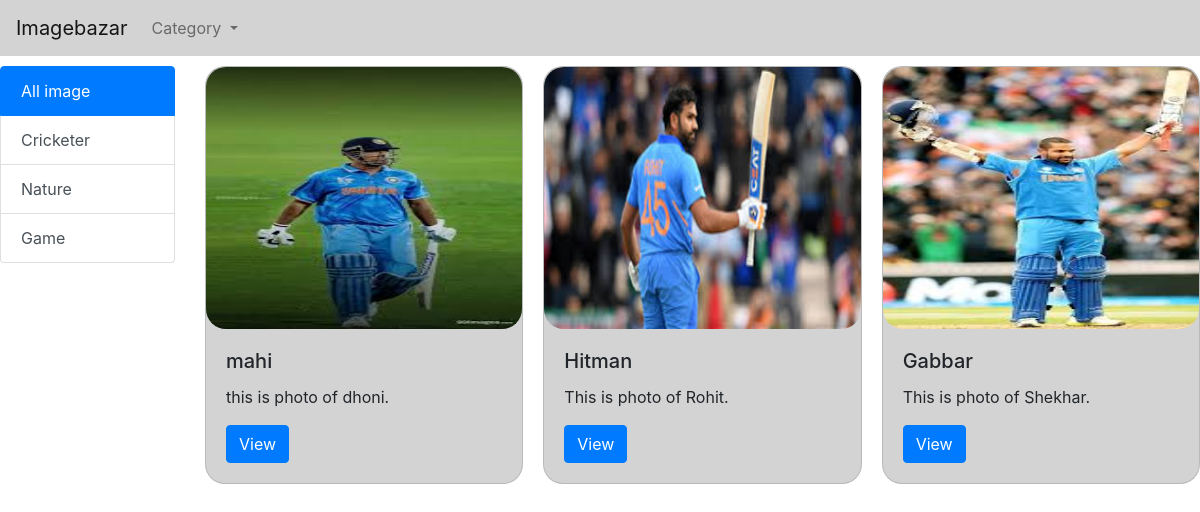
Page /category/1/ on the committed database.
### Image_app/models.py (models this page shows, shortened)
class Category(models.Model):
    title= models.CharField(max_length=200)
    discription = models.CharField(max_length=200)

class Image(models.Model):
    title= models.CharField(max_length=200)
    discription = models.CharField(max_length=200)
    image = models.ImageField()
    cat = models.ForeignKey(Category,on_delete=models.CASCADE)

### Image_app/views.py (the view)
# urls.py: path('category/<int:cid>/',Select_image ,name='home'),
def Select_image(request,cid):
    cats = Category.objects.all()
    category = Category.objects.get(pk=cid)
    image = Image.objects.filter(cat=category)
    context = {
        'cats':cats,
        'image':image
    }
    return render(request,'index.html',context)

### Image_app/templates/index.html (shortened to what this page needs)
<!DOCTYPE html>
<html lang="en">
<head>
    <link rel="stylesheet" href="https://cdn.jsdelivr.net/npm/bootstrap@4.5.3/dist/css/bootstrap.min.css">
</head>
<body>
    <nav class="navbar navbar-expand-lg navbar-light" style="background-color: lightgrey;">
        <a class="navbar-brand" href="{% url 'home'%}">Imagebazar</a>
        <div class="collapse navbar-collapse" id="navbarSupportedContent">
          <ul class="navbar-nav mr-auto">
            <li class="nav-item dropdown">
              <a class="nav-link dropdown-toggle" href="#" id="navbarDropdown" role="button" data-toggle="dropdown" aria-haspopup="true" aria-expanded="false">
                Category
              </a>
            </li>
          </ul>
        </div>
      </nav>
      <div class="row" style="margin-top: 10px;">
        <div class="col-md-2">
            <div class="list-group">
                <a href="{% url 'home'%}" class="list-group-item list-group-item-action active">
                  All image
                </a>
                {% for c in cats %}
                <a href="/category/{{c.id}}/" class="list-group-item list-group-item-action">{{c.title}}</a>
                {% endfor %}
            </div>
        </div>
        <div class="col-md-10">
            <div class="row">
                <div class="col-md-12">
                    <div class="card-columns">
                        {% for i in image %}
                        <div class="card" style="background-color:lightgrey;border-radius: 20px;" >
                            <img src="/media/{{i.image}}" style="border-radius: 20px; min-height: 262px;max-height: 262px;" class="card-img-top" alt="...">
                            <div class="card-body" style="border-bottom-left-radius: 20px;border-bottom-right-radius: 20px;">
                              <h5 class="card-title" >{{i.title}}</h5>
                              <p class="card-text">{{i.discription}}</p>
                              <a href="#" class="btn btn-primary" onclick="showModelwithImage('{{i.image}}')">View</a>
                            </div>
                          </div>
                        {% endfor %}
                    </div>
                </div>
            </div>
        </div>
    </div>
</body>
</html>

### rows in the picture
Category: title "Cricketer"
Category: title "Nature"
Category: title "Game"
Image: image (picture), title "mahi", discription "this is photo of dhoni."
Image: image (picture), title "Hitman", discription "This is photo of Rohit."
Image: image (picture), title "Gabbar", discription "This is photo of Shekhar."
